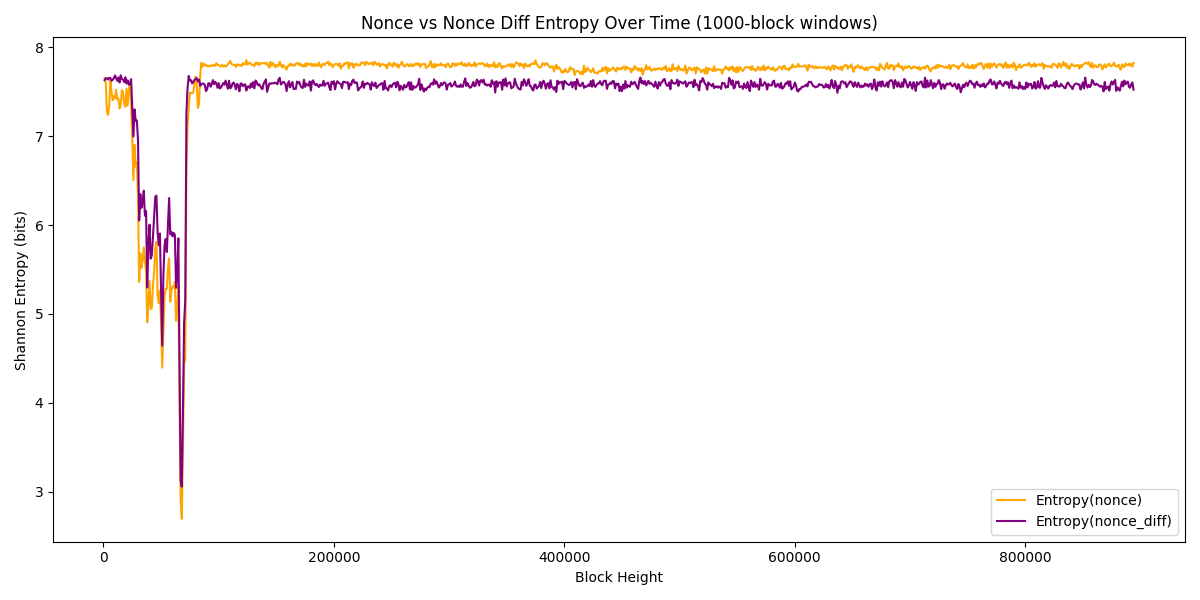

Generate this figure with Python:
import os
import json
import pandas as pd
import matplotlib.pyplot as plt
import numpy as np
from scipy.stats import entropy

BLOCK_DIR = "../../block_batches"  # adjust path as needed
WINDOW_SIZE = 1000

def load_blocks():
    blocks = []
    for fname in os.listdir(BLOCK_DIR):
        if fname.endswith(".jsonl"):
            with open(os.path.join(BLOCK_DIR, fname), "r") as f:
                for line in f:
                    try:
                        blocks.append(json.loads(line))
                    except:
                        continue
    return blocks

def compute_entropy(series, bins=256):
    counts, _ = np.histogram(series, bins=bins)
    probs = counts / counts.sum()
    return entropy(probs, base=2)

def main():
    print("🔍 Loading block data...")
    blocks = load_blocks()
    df = pd.DataFrame(blocks)[["height", "nonce"]].dropna()
    df.sort_values("height", inplace=True)
    df["nonce_diff"] = df["nonce"].diff()

    heights = []
    nonce_entropy = []
    diff_entropy = []

    for i in range(0, len(df) - WINDOW_SIZE, WINDOW_SIZE):
        chunk = df.iloc[i:i+WINDOW_SIZE]
        heights.append(chunk["height"].iloc[-1])

        n_entropy = compute_entropy(chunk["nonce"])
        d_entropy = compute_entropy(chunk["nonce_diff"].dropna())

        nonce_entropy.append(n_entropy)
        diff_entropy.append(d_entropy)

    # Plot both
    plt.figure(figsize=(12, 6))
    plt.plot(heights, nonce_entropy, label="Entropy(nonce)", color="orange")
    plt.plot(heights, diff_entropy, label="Entropy(nonce_diff)", color="purple")
    plt.title(f"Nonce vs Nonce Diff Entropy Over Time ({WINDOW_SIZE}-block windows)")
    plt.xlabel("Block Height")
    plt.ylabel("Shannon Entropy (bits)")
    plt.legend()
    plt.tight_layout()
    plt.savefig("compare_nonce_vs_diff_entropy.png")
    plt.close()

    print("✅ Saved as compare_nonce_vs_diff_entropy.png")

if __name__ == "__main__":
    main()
